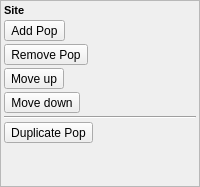
               <widget class="QFrame" name="frame_4">
                <property name="minimumSize">
                 <size>
                  <width>20</width>
                  <height>0</height>
                 </size>
                </property>
                <property name="frameShape">
                 <enum>QFrame::StyledPanel</enum>
                </property>
                <property name="frameShadow">
                 <enum>QFrame::Raised</enum>
                </property>
                <layout class="QVBoxLayout" name="verticalLayout_23">
                 <property name="spacing">
                  <number>3</number>
                 </property>
                 <property name="margin">
                  <number>3</number>
                 </property>
                 <item>
                  <widget class="QLabel" name="label_2">
                   <property name="font">
                    <font>
                     <pointsize>8</pointsize>
                     <weight>75</weight>
                     <bold>true</bold>
                    </font>
                   </property>
                   <property name="text">
                    <string>Site</string>
                   </property>
                  </widget>
                 </item>
                 <item>
                  <widget class="QToolButton" name="toolButton_AddPop">
                   <property name="maximumSize">
                    <size>
                     <width>16777215</width>
                     <height>30</height>
                    </size>
                   </property>
                   <property name="toolTip">
                    <string> Add Pop</string>
                   </property>
                   <property name="text">
                    <string>Add Pop</string>
                   </property>
                   <property name="icon">
                    <iconset resource="Resources/Resources.qrc">
                     <normaloff>:/new/prefix1/add-icon.png</normaloff>:/new/prefix1/add-icon.png</iconset>
                   </property>
                  </widget>
                 </item>
                 <item>
                  <widget class="QToolButton" name="toolButton_RemovePop">
                   <property name="toolTip">
                    <string>Remove Pop</string>
                   </property>
                   <property name="text">
                    <string>Remove Pop</string>
                   </property>
                   <property name="icon">
                    <iconset resource="Resources/Resources.qrc">
                     <normaloff>:/new/prefix1/remove-icon.png</normaloff>:/new/prefix1/remove-icon.png</iconset>
                   </property>
                  </widget>
                 </item>
                 <item>
                  <widget class="QToolButton" name="toolButton_PopRowUp">
                   <property name="toolTip">
                    <string>Move up</string>
                   </property>
                   <property name="text">
                    <string>Move up</string>
                   </property>
                   <property name="icon">
                    <iconset resource="Resources/Resources.qrc">
                     <normaloff>:/new/prefix1/up-icon.png</normaloff>:/new/prefix1/up-icon.png</iconset>
                   </property>
                  </widget>
                 </item>
                 <item>
                  <widget class="QToolButton" name="toolButton_PopRowDown">
                   <property name="toolTip">
                    <string>Move down</string>
                   </property>
                   <property name="text">
                    <string>Move down</string>
                   </property>
                   <property name="icon">
                    <iconset resource="Resources/Resources.qrc">
                     <normaloff>:/new/prefix1/down-icon.png</normaloff>:/new/prefix1/down-icon.png</iconset>
                   </property>
                  </widget>
                 </item>
                 <item>
                  <widget class="QFrame" name="frame_15">
                   <property name="frameShape">
                    <enum>QFrame::HLine</enum>
                   </property>
                   <property name="frameShadow">
                    <enum>QFrame::Sunken</enum>
                   </property>
                  </widget>
                 </item>
                 <item>
                  <widget class="QToolButton" name="toolButton_DuplicatePop">
                   <property name="toolTip">
                    <string>Duplicate Pop</string>
                   </property>
                   <property name="text">
                    <string>Duplicate Pop</string>
                   </property>
                   <property name="icon">
                    <iconset resource="Resources/Resources.qrc">
                     <normaloff>:/new/prefix1/duplicate-icon2.png</normaloff>:/new/prefix1/duplicate-icon2.png</iconset>
                   </property>
                  </widget>
                 </item>
                 <item>
                  <spacer name="verticalSpacer_9">
                   <property name="orientation">
                    <enum>Qt::Vertical</enum>
                   </property>
                   <property name="sizeHint" stdset="0">
                    <size>
                     <width>20</width>
                     <height>40</height>
                    </size>
                   </property>
                  </spacer>
                 </item>
                </layout>
               </widget>
